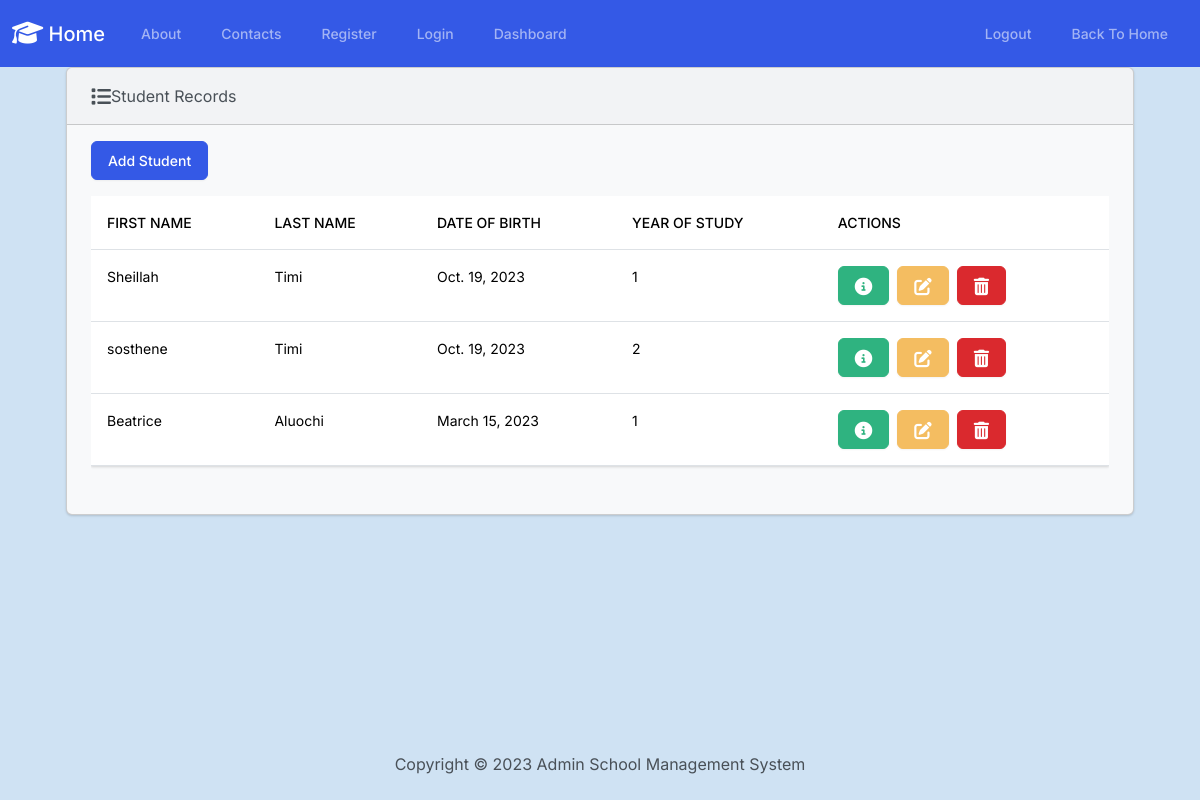
The app's page /students/view_students/, older data.
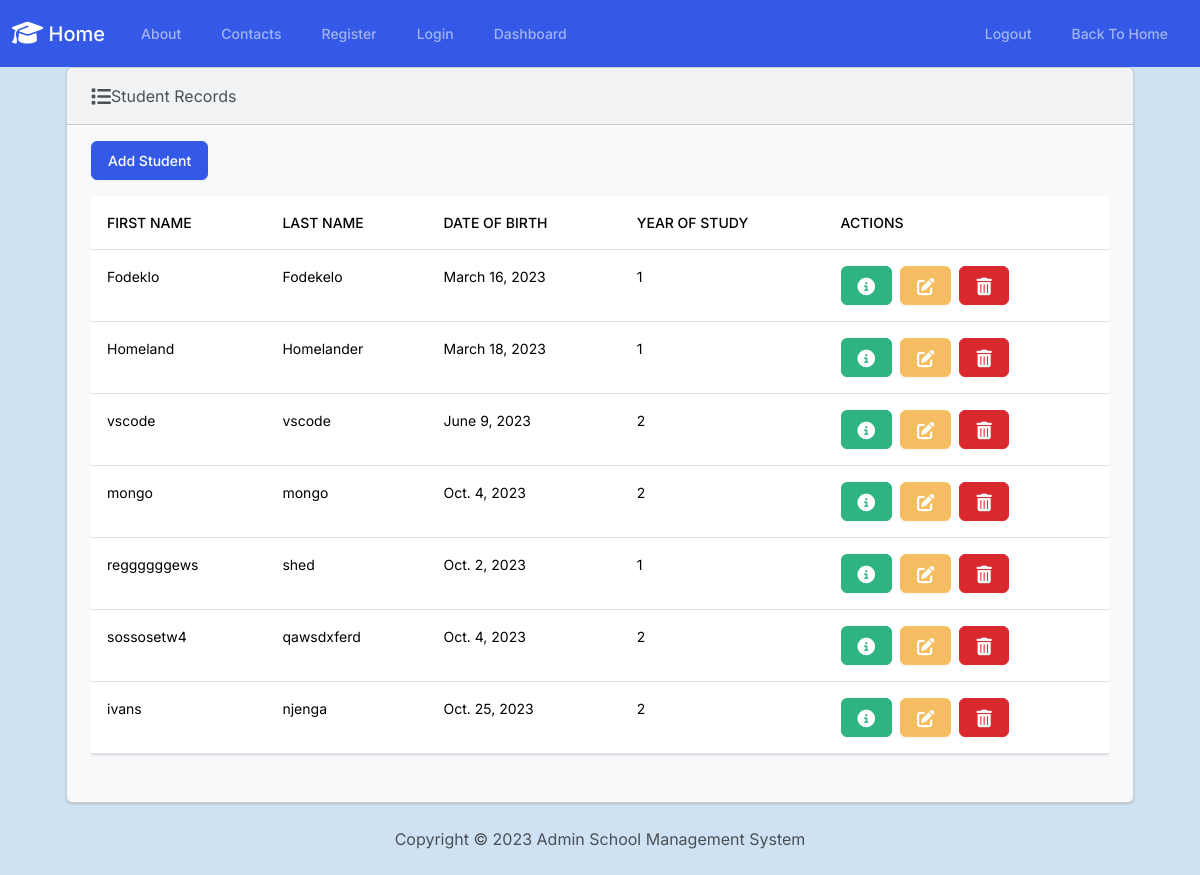
The same page, newer data.
### Students/models.py (models this page shows, shortened)
class Student(models.Model):
    firstName = models.CharField(max_length=50)
    lastName = models.CharField(max_length=50)
    dateOfBirth = models.DateField()
    yearOfStudy = models.IntegerField(choices=YEAR_CHOICES)

### Students/views.py (the view)
# urls.py: path('view_students/', views.view_students, name="view_students"),
def view_students(request):
    students = Student.objects.all()
    context = {
        "students": students,
    }
    return render(request, 'students/view_students.html', context)

### templates/students/view_students.html (shortened to what this page needs)
{% extends "layout.html" %}
{% block content %}
    <div class="row">
        <div class="col-12">
            {% if students %}
            <div class="card bg-light ms-4 me-4 mb-4">
                <div class="card-header">
                    <i class="fa-solid fa-list fa-lg"></i>Student Records
                </div>
                <div class="card-body">
                    <p class="card-text">
                        <a href="{% url 'add_student' %}" class="btn btn-primary">
                            Add Student</a>
                        <div class="table-responsive">
                            <table class="table table-hover">
                                <thead>
                                    <tr>
                                        <th scope="col">First Name</th>
                                        <th scope="col">Last Name</th>
                                        <th scope="col">Date Of Birth</th>
                                        <th scope="col">Year Of Study</th>
                                        <th scope="col">Actions</th>
                                    </tr>
                                </thead>
                                <tbody>
                                    {% for student in students %}
                                    <tr>
                                        <td>{{ student.firstName }}</td>
                                        <td>{{ student.lastName }}</td>
                                        <td>{{ student.dateOfBirth }}</td>
                                        <td>{{ student.yearOfStudy }}</td>
                                        <td>
                                            <button type="button" class="btn btn-success me-1" data-bs-toggle="modal" data-bs-target="#myModal{{ student.id }}">
                                            </button>
                                            <a class="btn btn-warning me-1" href="{% url 'edit_student' student.id %}">
                                            </a>
                                            <button type="button" class="btn btn-danger" data-bs-toggle="modal" data-bs-target="#delete{{ student.id }}">
                                            </button>
                                        </td>
                                    </tr>
                                    {% endfor %}
                                </tbody>
                            </table>
                        </div>
                    </p>
                </div>
            </div>
            {% else %}
            <h5 class="alert alert-primary ms-4 me-4">No Student Records</h5>
            {% endif %}
        </div>
    </div>
{% endblock %}

### templates/layout.html (shortened to what this page needs)
{% load static %}
<!DOCTYPE html>
<html lang="en">
  <head>
    <link rel="stylesheet" href="https://cdnjs.cloudflare.com/ajax/libs/font-awesome/6.1.1/css/all.min.css">
    <link href="{% static 'css/bootstrap.min.css' %}" rel="stylesheet">
  </head>
  <body style="background-color: #cfe2f3;" class="d-flex flex-column min-vh-100">
    <div class="fluid">
      <nav class="navbar navbar-expand-lg navbar-dark bg-primary">
        <div class="container-fluid">
          <a class="navbar-brand" href="{% url 'homepage' %}">
            <i class="fa-solid fa-graduation-cap fa-lg"></i> Home
          </a>
          <div class="collapse navbar-collapse" id="navbarColor01">
            <ul class="navbar-nav me-auto">
              <li class="nav-item">
                <a class="nav-link" href="{% url 'about' %}">
                  About
                </a>
              </li>
              <li class="nav-item">
                <a class="nav-link" href="{% url 'contacts' %}">
                  Contacts
                </a>
              </li>
              <li class="nav-item">
                <a class="nav-link" href="{% url 'register' %}">
                  Register
                </a>
              </li>
              <li class="nav-item">
                <a class="nav-link" href="{% url 'admin_login' %}">
                   Login
                </a>
              </li>
              <li class="nav-item">
                <a class="nav-link" href="{% url 'admin_dashboard' %}">
                   Dashboard
                </a>
              </li>
            </ul>
            <ul class="navbar-nav ml-auto">
              <li class="nav-item">
                <a class="nav-link" href="{% url 'admin_logout' %}">
                  Logout
               </a>
              </li>
            <ul class="navbar-nav ml-auto">
              <li class="nav-item">
                <a class="nav-link" href="{% url 'homepage' %}">
                  Back To Home
               </a>
              </li>
            </ul>
          </div>
        </div>
      </nav>
    </div>
    <div class="container">
      {% block content %}
      {% endblock %}
    </div>
    <footer class="mt-auto mb-4">
      <div class="text-center">
        <span>
          Copyright &copy; <script>document.write(new Date().getFullYear())</script> Admin School Management System
        </span>
      </div>
    </footer>
  </body>
</html>

Row changes from the older to the newer data that the page shows:
removed Student: firstName "Sheillah", lastName "Timi", dateOfBirth "Oct. 19, 2023", yearOfStudy "1"
removed Student: firstName "sosthene", lastName "Timi", dateOfBirth "Oct. 19, 2023", yearOfStudy "2"
removed Student: firstName "Beatrice", lastName "Aluochi", dateOfBirth "March 15, 2023", yearOfStudy "1"
added Student: firstName "Fodeklo", lastName "Fodekelo", dateOfBirth "March 16, 2023", yearOfStudy "1"
added Student: firstName "Homeland", lastName "Homelander", dateOfBirth "March 18, 2023", yearOfStudy "1"
added Student: firstName "vscode", lastName "vscode", dateOfBirth "June 9, 2023", yearOfStudy "2"
added Student: firstName "mongo", lastName "mongo", dateOfBirth "Oct. 4, 2023", yearOfStudy "2"
added Student: firstName "reggggggews", lastName "shed", dateOfBirth "Oct. 2, 2023", yearOfStudy "1"
added Student: firstName "sossosetw4", lastName "qawsdxferd", dateOfBirth "Oct. 4, 2023", yearOfStudy "2"
added Student: firstName "ivans", lastName "njenga", dateOfBirth "Oct. 25, 2023", yearOfStudy "2"
